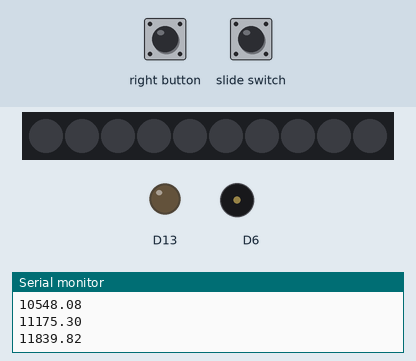
Recording of a sketch running on a simulated Adafruit Circuit Playground Express. On the bench: 10 RGB LEDs in strip order, left to right, output pins drawn as LEDs (lit = HIGH), buzzer (waves = sounding), the last lines printed to the serial monitor. Inputs (shaded band) come from the test bench. Dim RGB values are drawn brighter than linear.

Above: at 1.2 s.
1.3 s: slide switch pulsed LOW 2 times (0.12 s each, 0.3 s apart)
At 1.57 s:
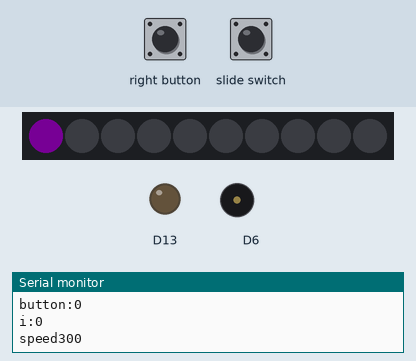
3.8 s: right button pressed for 0.15 s
At 3.97 s:
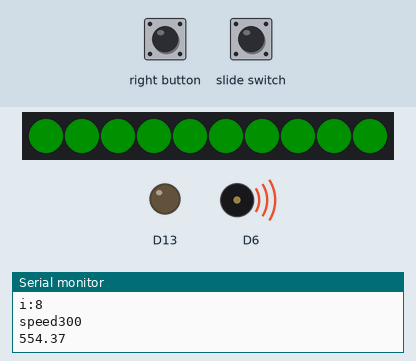
4.5 s: right button pressed for 1 s
At 5.7 s:
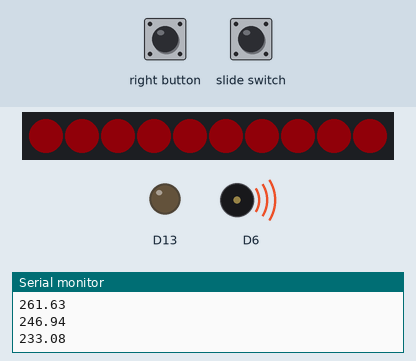
7.0 s: slide switch set LOW
Timing chart, 0 to 9.7 s (numbered marks = the images above; inputs shaded):
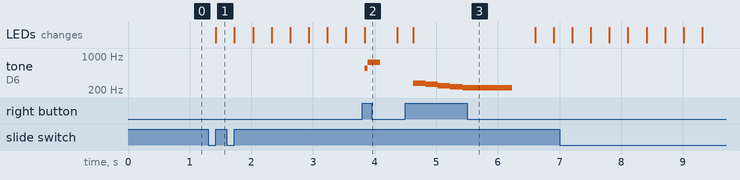

The sketch:

FinalGameLightLoops.ino
```cpp
#include <Adafruit_CircuitPlayground.h>

//declaring variables
volatile bool switchFlag;
volatile bool buttFlag;

//attach variables to read pins
bool buttState = digitalRead(5);
bool switchState = digitalRead(7);

//Variables for incrementing levels
int levelOne = 300;
int levelUp = 50;
int speed = levelOne;

//Midi libraries and storing songs
float midi[127];
int A_four = 440;

int loserSong[5][2] = {
  {61, 200},
  {60, 200},
  {59, 200},
  {58, 200},
  {57, 800},
};

int pointSong[2][2] = {
  {73, 50},
  {78, 200},
};

//start all libraries/monitors, attach interrupts to switch and button
void setup() {

Serial.begin(9600);
CircuitPlayground.begin();
generateMIDI();
attachInterrupt(digitalPinToInterrupt(7), switchISR, CHANGE);
attachInterrupt(digitalPinToInterrupt(5), buttISR, RISING);

}

//MIDI library calculations
void generateMIDI(){
  for (int x = 0; x < 127; ++x)
  {
    midi[x] = (A_four / 32.0) * pow(2.0, ((x - 9.0) / 12.0));
    Serial.println(midi[x]);
  }
}

//switch interrupt
void switchISR(){
//sets switch to true
  switchFlag = 1;
}

//button interrupt
void buttISR(){
//sets button to true
  buttFlag = 1;
}

//indicates a point
void point(){
//set all 10 neopixels to green
  for(int i=0; i<10; i++){
    CircuitPlayground.setPixelColor(i,0,200,10);
  }
//play point tone
  for(int i = 0; i < sizeof(pointSong) / sizeof(pointSong[0]); i++){
    CircuitPlayground.playTone(midi[pointSong[i][0]], pointSong[i][1]);
    Serial.println(midi[pointSong[i][0]]);
    delay(1);
  }
//wait a bit before advancing
  delay(25);
}

//indicates loss
void loser(){
//set all 10 neopixels red
  for(int i=0; i<10; i++){
    CircuitPlayground.setPixelColor(i,200,0,20);
  }
//play the loser song
  for(int i = 0; i < sizeof(loserSong) / sizeof(loserSong[0]); i++){
  CircuitPlayground.playTone(midi[loserSong[i][0]], loserSong[i][1]);
  Serial.println(midi[loserSong[i][0]]);
  delay(1);
  }
//wait a bit before re-starting
  delay(75);
}

//Chet's rainbow function: Indicates that you beat the game
void Winner(int currentSpeed, int stripLen) {
  // Make an offset based on the current millisecond count scaled by the current speed.
  uint32_t offset = millis() / currentSpeed;
  // Loop through each pixel and set it to an incremental color wheel value.
  for(int i=0; i<10; ++i) {
    CircuitPlayground.setPixelColor(i, CircuitPlayground.colorWheel(((i * 256 / stripLen) + offset) & 255));
  }
}

//The game:
void loop() {
//switchFlag interrupt
  if(switchFlag){
    delay(5);
    switchState = digitalRead(7);
    switchFlag = 0;
  }
//When swich is on, run the game
  if(switchState){
//most of the game funciton is enclosed in this for loop. It cycles the neopixels around the CPX board.
    for(int i=0; i < 10; i++){
//set neopixel to purple
      CircuitPlayground.setPixelColor(i,200,0,250);
//serial monitor prints these values for testing purposes. Not applicable to game function.
      Serial.print("button:");
      Serial.println(buttFlag);
      Serial.print("i:");
      Serial.println(i);
      Serial.print("speed");
      Serial.println(speed);
//if the light is on neopixel 8
      if(i==8){
//if the button is pressed, indicate a point and level up: decrease speed variable (lights cycle faster). Reset button to not pressed.
        if(buttFlag){
          point();
          buttFlag = 0;
          speed -= levelUp;

          if(speed<=20){
//if "speed" becomes too low, all levels have been completed. Indicate player win
              for(int j=0; j<500; j++){
                if(j){
                  Winner(5, 10);
                }
              }
//reset "speed" to level one, this restarts the levels after winning.
            delay(250);
            speed = levelOne;
          }
        }
      }
//if the button is pressed when the light is not on neopixel 8, indicate player lost. reset "speed" to level one, this restarts the levels after losing. Reset button to not pressed.
      else if(buttFlag){
        loser();
        buttFlag = 0;
        speed = levelOne;
      }
//delay by "speed" value before advancing to the next light on the board
    delay(speed);
    CircuitPlayground.clearPixels();
    }
  }
//when the switch is off, turn off the game.
  else{
      CircuitPlayground.clearPixels();
  }
}
```

Measured:
- after the input at 1.3 s, the LEDs: change after 0.13 s (image 1)
- after the input at 3.8 s, tone on D6: silent → 554 Hz at once, → 739 Hz 0.05 s later, → silent 0.20 s later; the LEDs: change at once (image 2)
- after the input at 4.5 s, tone on D6: plays 277 Hz for 0.20 s, 261 Hz for 0.20 s, 246 Hz for 0.20 s, 233 Hz for 0.20 s, 220 Hz for 0.80 s, starting after 0.12 s; the LEDs: change after 0.12 s (image 3)
